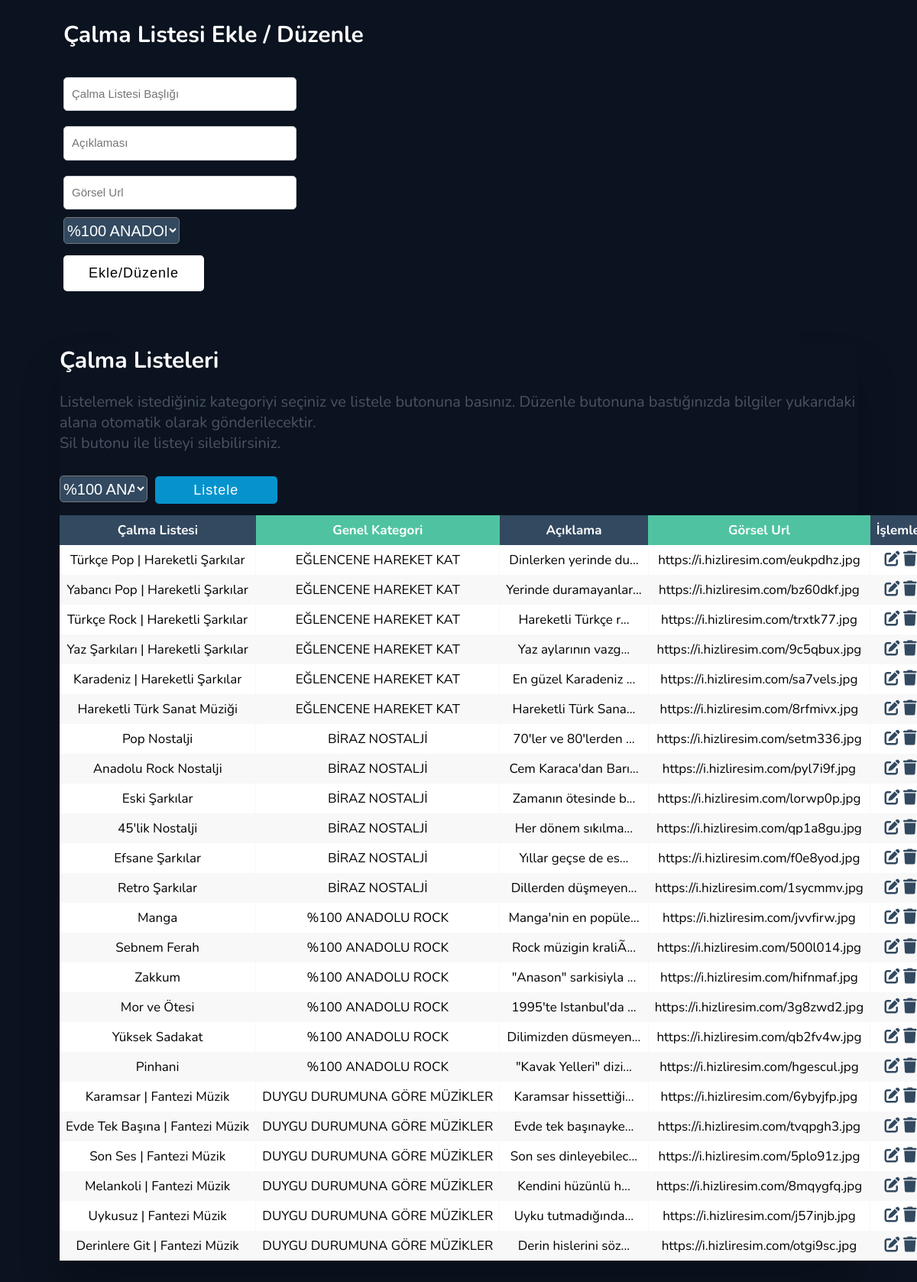
Screenshot of /calmalistesiekle.php (signed in) with the database file from the repository.
### tables this page shows
CREATE TABLE IF NOT EXISTS `bolum` (
  `id` int(11) NOT NULL AUTO_INCREMENT,
  `baslik` varchar(100) NOT NULL,
  `aciklama` varchar(500) NOT NULL,
  `gorselurl` varchar(100) NOT NULL,
  `idkategori` int(11) NOT NULL,
  PRIMARY KEY (`id`)
);

CREATE TABLE IF NOT EXISTS `anasayfakategori` (
  `id` int(11) NOT NULL AUTO_INCREMENT,
  `kategoribaslik` varchar(70) NOT NULL,
  PRIMARY KEY (`id`)
);

### calmalistesiekle.php (the view, shortened to what this page needs)
<?php
require_once './ana.php';
if (isset($_SESSION['id']) && isset($_SESSION['user_name'])) {
    if ($_SESSION['id'] == 5 && $_SESSION['user_name'] == 'admin') {
            $kategoriid = $conn->prepare("SELECT * FROM anasayfakategori ORDER BY kategoribaslik ASC");
            $kategoriid -> execute();
            $kategoriler = $kategoriid->fetchAll(PDO::FETCH_ASSOC);
?>
<section id="Ekleme">
           <h1>Çalma Listesi Ekle / Düzenle</h1>
            <div id="kelemeyap">
            <form action="" method="POST">
              <div id="eklemegroup">
                <div id="ekleform">
                    <input type="text" name="baslik" value='<?php if(isset($_GET['id'])) echo $row['baslik']; ?>' placeholder="Çalma Listesi Başlığı" required class="iletisimcontrol">
                    <input type="text" name="aciklama" value='<?php if(isset($_GET['id'])) echo $row['aciklama']; ?>' placeholder="Açıklaması" required class="iletisimcontrol">
                    <input type="text" name="gorselurl" value='<?php if(isset($_GET['id'])) echo $row['gorselurl']; ?>' placeholder="Görsel Url" required class="iletisimcontrol">
                    <select id="secilen2" name="kategori">
                     <?php
                        foreach($kategoriler as $kategori) {
                                $seciliMi = "";
                            echo '<option value="'.$kategori['id'].'" '.$seciliMi.'>'.$kategori['kategoribaslik'].'</option>';
                        }
                    ?>
                    </select>
                </div>
                    <input type="submit" value="Ekle/Düzenle">
              </div>
              </form>
            </div>
</section>
<div class="table-wrapper">
    <table class="fl-table">
        <thead>
        <h1>Çalma Listeleri</h1>
        <p>Listelemek istediğiniz kategoriyi seçiniz ve listele butonuna basınız. Düzenle butonuna bastığınızda bilgiler yukarıdaki alana otomatik olarak gönderilecektir.<br>Sil butonu ile listeyi silebilirsiniz.</p>
        <form action="" method="POST">
            <select id="secilen" name="MusicId">
                <?php
                    foreach($kategoriler as $kategori) {
                        echo '<option value="'.$kategori['id'].'" '.$seciliMi.'>'.$kategori['kategoribaslik'].'</option>';
                    }
                ?>
            </select>
                <input type='submit' name='submit' id="listele" value="Listele" />
            </form>
        <tr>
            <th>Çalma Listesi</th>
            <th>Genel Kategori</th>
            <th>Açıklama</th>
            <th>Görsel Url</th>
            <th>İşlemler</th>
        </tr>
        </thead>
        <tbody>
           <?php
            if(isset($_POST['submit'])){
              $i = $_POST['MusicId'];
              $muzikler = $conn->prepare("SELECT * FROM bolum WHERE idkategori = '$i'");
              $muzikler->execute();
            $hangikategori = $conn->prepare("SELECT * FROM bolum INNER JOIN anasayfakategori ON bolum.idkategori = anasayfakategori.id WHERE bolum.idkategori = '$i'");
            $hangikategori->execute();
            $kategori=$hangikategori->fetch(PDO::FETCH_ASSOC);
              foreach ($muzikler as $muzik)
              {
                  echo "<tr>";
                  echo "<td>". $muzik['baslik'] ."</td>";
                  echo "<td>". $kategori['kategoribaslik'] ."</td>";
                  echo "<td>". substr_replace($muzik['aciklama'], "...", 20) ."</td>";
                  echo "<td>" .$muzik['gorselurl']. "</td>";
                  echo '<td><a href="./calmalistesiekle.php?id='. $muzik['id']. '"><i class="fa-solid fa-pen-to-square ikonum"></i></a>  <a href="./calmalistesisil.php?id='. $muzik['id']. '"><i class="fa-solid fa-trash ikonum"></i></i></a></td>';
                  echo "</tr>";
               }
            }
            else
            {
              $muziks = $conn->query("SELECT * FROM bolum")->fetchAll();
              foreach ($muziks as $muzik)
              {
$hangikategor = $conn->prepare("SELECT * FROM bolum INNER JOIN anasayfakategori ON bolum.idkategori = anasayfakategori.id WHERE bolum.idkategori =".$muzik['idkategori']);
            $hangikategor->execute();
            $kategor=$hangikategor->fetch(PDO::FETCH_ASSOC);
                  echo "<tr>";
                  echo "<td>". $muzik['baslik'] ."</td>";
                  echo "<td>". $kategor['kategoribaslik'] ."</td>";
                  echo "<td>". substr_replace($muzik['aciklama'], "...", 20) ."</td>";
                  echo "<td>" .$muzik['gorselurl']. "</td>";
                  echo '<td><a href="./calmalistesiekle.php?id='. $muzik['id']. '"><i class="fa-solid fa-pen-to-square ikonum"></i></a>  <a href="./calmalistesisil.php?id='. $muzik['id']. '"><i class="fa-solid fa-trash ikonum"></i></i></a></td>';
                  echo "</tr>";
               }
            }
            ?>
    </table>
</div>
<?php
require_once './son.php';
 }
}
else {
    header("Location: ev.php");
	exit();
}
?>

### css/style.css (style rules this page uses)
* { box-sizing: border-box; }
body { margin-bottom: 55px; background-color: #0b1320; font-family: 'Nunito', sans-serif; }
.iletisimcontrol { width: 100%; padding: 10px; font-size: 15px; line-height: 1.5; color: #495057; background-color: white; margin: 10px; border-radius: 5px; border: 1px solid #ced4da; }
input[type="submit"] { cursor: pointer; background-color: white; font-size: 18px; letter-spacing: 1px; padding: 10px 30px; color: black; border: 3px solid white; border-radius: 5px; margin-left: 10px; margin-top: 15px; }
.table-wrapper { margin: 10px 70px 70px; box-shadow: 0px 35px 50px rgba( 0, 0, 0, 0.2 ); }
.fl-table { border-radius: 5px; font-size: 17px; font-weight: normal; border: none; border-collapse: collapse; width: 100%; max-width: 100%; white-space: nowrap; background-color: white; }
.fl-table td, .fl-table th { text-align: center; padding: 8px; }
.fl-table td { border-right: 1px solid #f8f8f8; font-size: 17px; }
.table-wrapper h1 { color: #ffffff; font-size: 30px; }
.table-wrapper p { font-size: 20px; font-weight: 400; color: #4c5262; margin-bottom: 15px; }
.fl-table thead th { color: #ffffff; background: #4FC3A1; }
.fl-table thead th:nth-child(odd) { color: #ffffff; background: #324960; }
.fl-table tr:nth-child(even) { background: #F8F8F8; }
.ikonum { color: #324960; font-size: 20px; }
#listele { background-color: #0693cd; border: 0; border-radius: 5px; cursor: pointer; color: #fff; font-size:18px; line-height: 1.7; padding: 3px; width: 160px; margin-bottom: 15px; }
#secilen { width: 11%; height: 35px; border-radius: 5px; background: #324960; flex: 1; color:white; cursor:pointer; font-size: 20px; margin-bottom: 15px; }
#Ekleme { height: 30%; margin: auto; }
#eklemegroup { width: 30%; float: left; height: 80px; text-align: left; margin-left: 65px; }
#ekleform { width: 90%; float: left; padding-right: 15px; }
#Ekleme h1 { color: #ffffff; font-size: 30px; margin-left: 75px; }
#kelemeyap { margin-bottom: 160px; height: 200px; }
#secilen2 { width: 50%; height: 35px; border-radius: 5px; background: #324960; flex: 1; color:white; cursor:pointer; font-size: 20px; margin-left: 10px; }

### rows the page displays
bolum: baslik "Türkçe Pop | Hareketli Şarkılar", anasayfakategori.kategoribaslik "EĞLENCENE HAREKET KAT", aciklama "Dinlerken yerinde du...", gorselurl "https://i.hizliresim.com/eukpdhz.jpg"
bolum: baslik "Yabancı Pop | Hareketli Şarkılar", anasayfakategori.kategoribaslik "EĞLENCENE HAREKET KAT", aciklama "Yerinde duramayanlar...", gorselurl "https://i.hizliresim.com/bz60dkf.jpg"
bolum: baslik "Türkçe Rock | Hareketli Şarkılar", anasayfakategori.kategoribaslik "EĞLENCENE HAREKET KAT", aciklama "Hareketli Türkçe r...", gorselurl "https://i.hizliresim.com/trxtk77.jpg"
bolum: baslik "Yaz Şarkıları | Hareketli Şarkılar", anasayfakategori.kategoribaslik "EĞLENCENE HAREKET KAT", aciklama "Yaz aylarının vazg...", gorselurl "https://i.hizliresim.com/9c5qbux.jpg"
bolum: baslik "Karadeniz | Hareketli Şarkılar", anasayfakategori.kategoribaslik "EĞLENCENE HAREKET KAT", aciklama "En güzel Karadeniz ...", gorselurl "https://i.hizliresim.com/sa7vels.jpg"
bolum: baslik "Hareketli Türk Sanat Müziği", anasayfakategori.kategoribaslik "EĞLENCENE HAREKET KAT", aciklama "Hareketli Türk Sana...", gorselurl "https://i.hizliresim.com/8rfmivx.jpg"
bolum: baslik "Pop Nostalji", anasayfakategori.kategoribaslik "BİRAZ NOSTALJİ", aciklama "70'ler ve 80'lerden ...", gorselurl "https://i.hizliresim.com/setm336.jpg"
bolum: baslik "Anadolu Rock Nostalji", anasayfakategori.kategoribaslik "BİRAZ NOSTALJİ", aciklama "Cem Karaca'dan Barı...", gorselurl "https://i.hizliresim.com/pyl7i9f.jpg"
bolum: baslik "Eski Şarkılar", anasayfakategori.kategoribaslik "BİRAZ NOSTALJİ", aciklama "Zamanın ötesinde b...", gorselurl "https://i.hizliresim.com/lorwp0p.jpg"
bolum: baslik "45'lik Nostalji", anasayfakategori.kategoribaslik "BİRAZ NOSTALJİ", aciklama "Her dönem sıkılma...", gorselurl "https://i.hizliresim.com/qp1a8gu.jpg"
bolum: baslik "Efsane Şarkılar", anasayfakategori.kategoribaslik "BİRAZ NOSTALJİ", aciklama "Yıllar geçse de es...", gorselurl "https://i.hizliresim.com/f0e8yod.jpg"
bolum: baslik "Retro Şarkılar", anasayfakategori.kategoribaslik "BİRAZ NOSTALJİ", aciklama "Dillerden düşmeyen...", gorselurl "https://i.hizliresim.com/1sycmmv.jpg"
bolum: baslik "Manga", anasayfakategori.kategoribaslik "%100 ANADOLU ROCK", aciklama "Manga'nin en popüle...", gorselurl "https://i.hizliresim.com/jvvfirw.jpg"
bolum: baslik "Sebnem Ferah", anasayfakategori.kategoribaslik "%100 ANADOLU ROCK", aciklama "Rock müzigin kraliÃ...", gorselurl "https://i.hizliresim.com/500l014.jpg"
bolum: baslik "Zakkum", anasayfakategori.kategoribaslik "%100 ANADOLU ROCK", aciklama "\"Anason\" sarkisiyla ...", gorselurl "https://i.hizliresim.com/hifnmaf.jpg"
bolum: baslik "Mor ve Ötesi", anasayfakategori.kategoribaslik "%100 ANADOLU ROCK", aciklama "1995'te Istanbul'da ...", gorselurl "https://i.hizliresim.com/3g8zwd2.jpg"
bolum: baslik "Yüksek Sadakat", anasayfakategori.kategoribaslik "%100 ANADOLU ROCK", aciklama "Dilimizden düsmeyen...", gorselurl "https://i.hizliresim.com/qb2fv4w.jpg"
bolum: baslik "Pinhani", anasayfakategori.kategoribaslik "%100 ANADOLU ROCK", aciklama "\"Kavak Yelleri\" dizi...", gorselurl "https://i.hizliresim.com/hgescul.jpg"
bolum: baslik "Karamsar | Fantezi Müzik", anasayfakategori.kategoribaslik "DUYGU DURUMUNA GÖRE MÜZİKLER", aciklama "Karamsar hissettiği...", gorselurl "https://i.hizliresim.com/6ybyjfp.jpg"
bolum: baslik "Evde Tek Başına | Fantezi Müzik", anasayfakategori.kategoribaslik "DUYGU DURUMUNA GÖRE MÜZİKLER", aciklama "Evde tek başınayke...", gorselurl "https://i.hizliresim.com/tvqpgh3.jpg"
bolum: baslik "Son Ses | Fantezi Müzik", anasayfakategori.kategoribaslik "DUYGU DURUMUNA GÖRE MÜZİKLER", aciklama "Son ses dinleyebilec...", gorselurl "https://i.hizliresim.com/5plo91z.jpg"
bolum: baslik "Melankoli | Fantezi Müzik", anasayfakategori.kategoribaslik "DUYGU DURUMUNA GÖRE MÜZİKLER", aciklama "Kendini hüzünlü h...", gorselurl "https://i.hizliresim.com/8mqygfq.jpg"
bolum: baslik "Uykusuz | Fantezi Müzik", anasayfakategori.kategoribaslik "DUYGU DURUMUNA GÖRE MÜZİKLER", aciklama "Uyku tutmadığında...", gorselurl "https://i.hizliresim.com/j57injb.jpg"
bolum: baslik "Derinlere Git | Fantezi Müzik", anasayfakategori.kategoribaslik "DUYGU DURUMUNA GÖRE MÜZİKLER", aciklama "Derin hislerini söz...", gorselurl "https://i.hizliresim.com/otgi9sc.jpg"

### other values shown
form field kategori "%100 ANADOLU ROCK"
form field MusicId "%100 ANADOLU ROCK"
